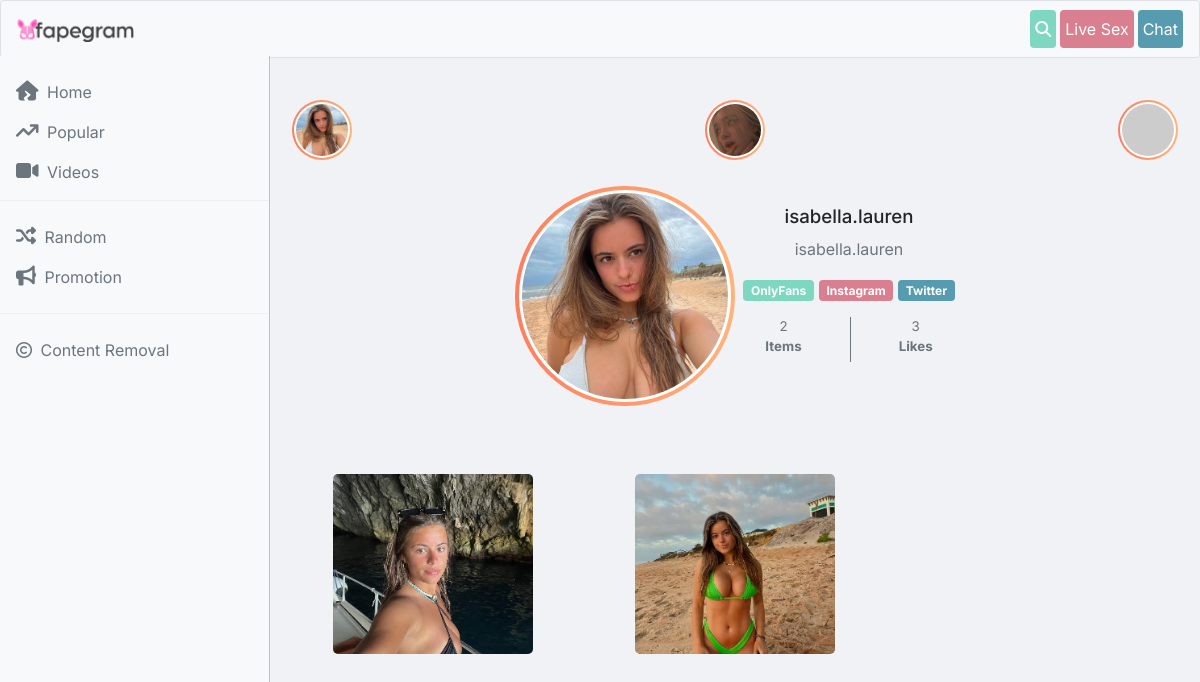
Before: /model/isabella.lauren with the older database file.
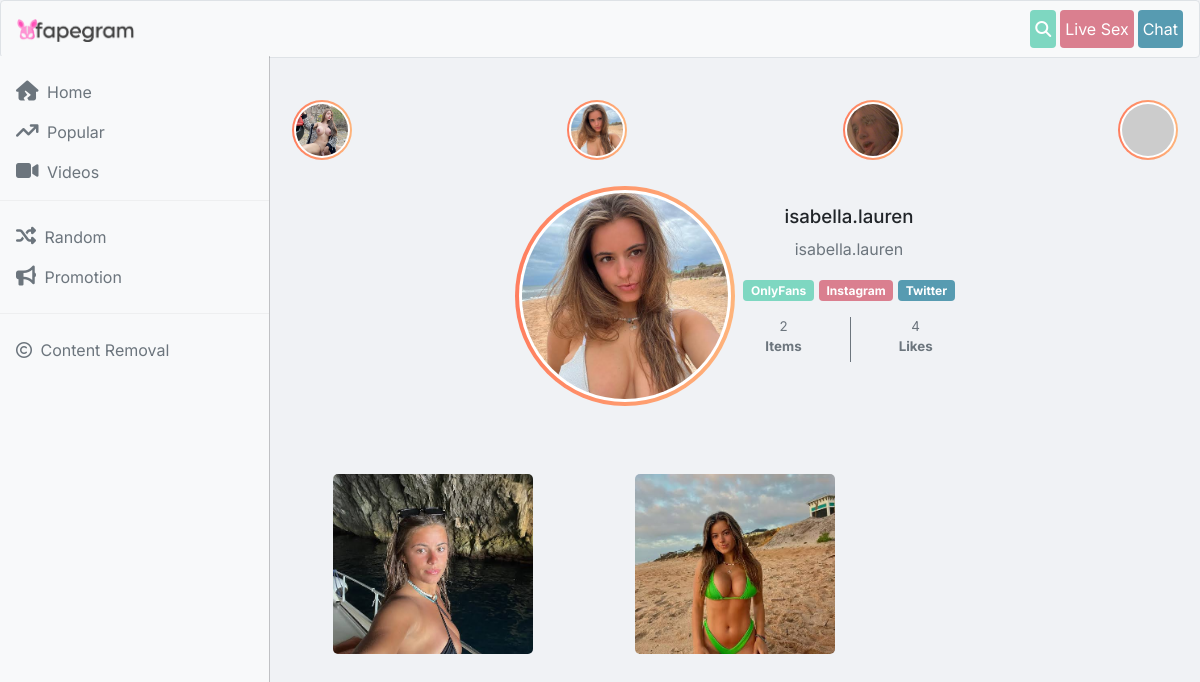
After: the same page with the newer database file.
### base/models.py (models this page shows, shortened)
class Profile(models.Model):
    user = models.ForeignKey(User, on_delete=models.CASCADE)
    dp = models.FileField(upload_to='dp', null=True, blank=True)
    name = models.CharField(max_length=100, null=True, blank=True)
    bio = models.TextField(null=True, blank=True)
    onlyfans = models.URLField(null=True, blank=True)
    twitter = models.URLField(null=True, blank=True)
    insta = models.URLField(null=True, blank=True)
    likex = models.IntegerField(default=0)
    def img_count(self):
        im = Art.objects.filter(prof=self)
        return len(im)
    def total_likes(self):
        return self.likex

class Art(models.Model):
    prof = models.ForeignKey(Profile, on_delete=models.CASCADE, null=True, blank=True)
    image = models.FileField(upload_to='contents', null=True, blank=True)

### base/views.py (the view)
# urls.py: path('<username>', profile, name='profile'),
def profile(request, username):
    prof = Profile.objects.get(user__username=username)
    arts = Art.objects.filter(prof=prof).order_by('-id')
    paginator = Paginator(arts, 24)
    pagen = request.GET.get('page')
    arts = paginator.get_page(pagen)
    context = {'prof': prof, 'arts':arts}
    return render(request, 'profile.html', context)

### base/context_processors.py (called while the page is built)
def popular(request):
    return {'pop': Profile.objects.all().order_by('-likex')[0:10]}

### templates/profile.html (shortened to what this page needs)
{% extends "base.html" %}
{% block body %}
    <div class="text-center card-body content">
    <div class="brdr">
        <img class=" dp" {% if prof.dp %}  src="{{prof.dp.url}}" {% else %} src="https://api.dicebear.com/7.x/initials/svg?seed={{prof.user.username}}" {% endif %} alt="{{prof.user.username}}">
     </div>
<div class="my-auto ms-2">
        <h2 class="my-2 username text-dark">{{prof.user.username}}</h2>
      <p class="text-muted alname">{{prof.bio}}</p>
<a target="__blank" href="{{prof.onlyfans}}"> <span class="badge btnsex">OnlyFans</span></a>
<a target="__blank" href="{{prof.insta}}"> <span class="badge btnwarn">Instagram</span></a>
<a target="__blank" href="{{prof.twitter}}"> <span class="badge btndngr">Twitter</span></a>
<br>
<div class="my-3 d-flex justify-content-center">
<p class="text-muted">{{prof.img_count}}<br> <b>Items</b></p>
<p class="text-muted">{{prof.total_likes}}<br><b> Likes</b></p>
</div>
    </div>
</div>
<div class="my-5 container">
<div class="gallery text-center row">
{% for art in arts %}
<div class="col-6 col-md-4 p-1">
<a href="/{{art.prof.user.username}}/{{art.id}}">
<img class="gim img-fluid" src="{{art.image.url}}"/>
</a>
</div>
{% endfor %}
</div>
</div>
{% endblock %}

### templates/base.html (shortened to what this page needs)
<!DOCTYPE html>
{% load static %}
<html lang="en">
  <head>
    <link rel="stylesheet" href="https://cdnjs.cloudflare.com/ajax/libs/font-awesome/6.5.1/css/all.min.css" />
  <link href="https://cdn.jsdelivr.net/npm/bootstrap@5.0.2/dist/css/bootstrap.min.css" rel="stylesheet">
  </head>
  <body>
    <nav class="py-2 img-thumbnail navbar navbar-expand-lg navbar-light bg-light sticky-top">
      <div class="container-fluid">
 <a class="me-auto navbar-brand" href="/"><img class="logo" src="{% static "fapegram.png" %}"></a>
<a href="/search/" class="px-1 btn btnsex btn-s"><i class="fa-solid fa-magnifying-glass"></i></a>
       <a class="px-1 btn btnwarn text-white btn-s mx-1">Live Sex</a>
       <a class="px-1 btn btndngr text-white btn-s">Chat</a>
    </nav>
    <div
      class=" offcanvas offcanvas-start sidebar-nav bg-light"
      tabindex="-1"
      id="sidebar"
    >
      <div class="offcanvas-body p-0">
        <nav class="navbar-dark">
          <ul class="navbar-nav">
            <li>
            </li>
            <li>
              <a href="/" class="text-muted nav-link px-3 active">
                <span class="me-1"><i class="icon fa-solid fa-house-crack"></i></span>
                <span>Home</span>
              </a>
            </li>
           <li>
              <a href="/popular/" class="text-muted nav-link px-3 active">
                 <span class="me-1"><i class="icon fa-solid fa-arrow-trend-up"></i></span>
                <span>Popular</span>
              </a>
            </li>
           <li>
            <a href="https://tiksporn.pythonanywhere.com" target="__blank"  class="text-muted nav-link px-3 active">
             <span class="me-1"><i class="icon fa-solid fa-video"></i></span>
              <span>Videos</span>
            </a>
          </li>
            <li class="mb-2"><hr class="dropdown-divider bg-light" /></li>
            <li>
              <a href="/random/" class="text-muted nav-link px-3 active">
                <span class="me-1"><i class="icon fa-solid fa-shuffle"></i></span>
                <span>Random</span>
              </a>
            </li>
            <li>
              <a href="/contact/" class="text-muted nav-link px-3">
                <span class="me-1"><i class="icon fa-solid fa-bullhorn"></i></span>
                <span>Promotion</span>
              </a>
            </li>
            <li class="my-2"><hr class="dropdown-divider bg-light" /></li>
            <li>
              <a href="/dmca/" class="text-muted nav-link px-3">
                <span class="me-1"><i class="fa-regular fa-copyright"></i></span>
                <span>Content Removal</span>
              </a>
            </li>
          </ul>
        </nav>
      </div>
    </div>
    <main class="mt-3 pt-3">
      <div class="container-fluid">
      <div class="top">
{% for p in pop %}
<div>
  <a href="/model/{{p.user.username}}">
     <img class="" {% if p.dp %}  src="{{p.dp.url}}" {% else %} src="https://api.dicebear.com/7.x/initials/svg?seed={{p.user.username}}" {% endif %} alt="{{p.user.username}}">
</a>
</div>
{% endfor %}
 </div>
{% block body %}
{% endblock %}
      </div>
    </main>
  </body>
</html>

Changed rows visible on the page:
added Profile: dp (picture)
changed Profile "isabella.lauren": total_likes "3" → "4"
